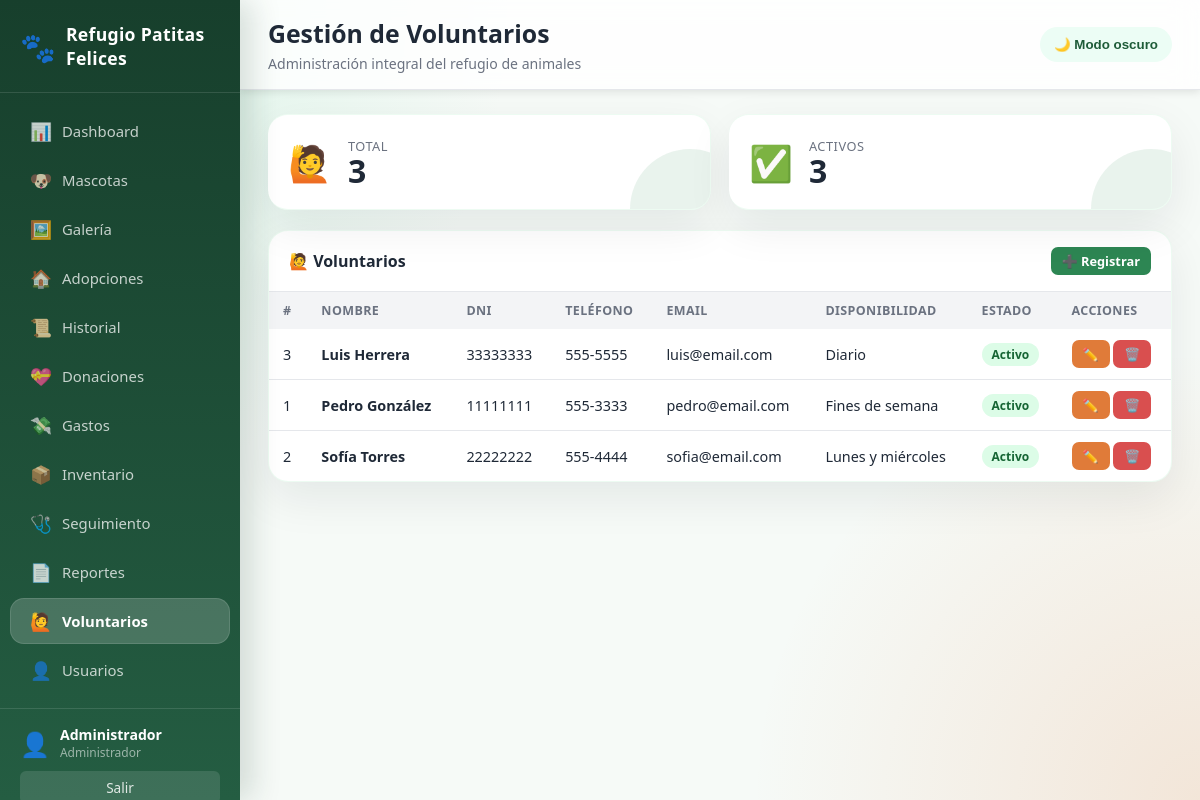
/pages/voluntarios.php (signed in), run on the app's committed database.
### tables this page shows
CREATE TABLE voluntarios (
    id INT AUTO_INCREMENT PRIMARY KEY,
    nombre_completo VARCHAR(150) NOT NULL,
    dni VARCHAR(20) NOT NULL UNIQUE,
    telefono VARCHAR(20),
    email VARCHAR(100),
    direccion VARCHAR(200),
    fecha_ingreso DATE NOT NULL,
    disponibilidad VARCHAR(200),
    habilidades TEXT,
    estado ENUM('activo','inactivo') DEFAULT 'activo',
    creado_en TIMESTAMP DEFAULT CURRENT_TIMESTAMP
);

### includes/config.php (called while the page is built, shortened)
<?php
function e($str) {
    return htmlspecialchars((string)($str ?? ''), ENT_QUOTES, 'UTF-8');
}

### pages/voluntarios.php (the view, shortened to what this page needs)
<?php
require_once '../includes/config.php';
$pdo = conectar();
$accion = $_GET['accion'] ?? 'listar';
$voluntario = [];
include '../includes/header.php';
if ($accion === 'nuevo' || $accion === 'editar'):
$es_editar = $accion === 'editar';
?>
<div class="form-card">
    <h2 style="margin-bottom:20px;"><?= $es_editar ? '✏️ Editar Voluntario' : '➕ Registrar Voluntario' ?></h2>
    <form method="POST">
        <div class="form-grid">
            <div class="form-group">
                <label>Nombre completo *</label>
                <input type="text" name="nombre_completo" value="<?= e($voluntario['nombre_completo'] ?? '') ?>" required>
            </div>
            <div class="form-group">
                <label>CI/DNI *</label>
                <input type="text" name="dni" value="<?= e($voluntario['dni'] ?? '') ?>" required>
            </div>
            <div class="form-group">
                <label>Teléfono</label>
                <input type="text" name="telefono" value="<?= e($voluntario['telefono'] ?? '') ?>">
            </div>
            <div class="form-group">
                <label>Email</label>
                <input type="email" name="email" value="<?= e($voluntario['email'] ?? '') ?>">
            </div>
            <div class="form-group">
                <label>Dirección</label>
                <input type="text" name="direccion" value="<?= e($voluntario['direccion'] ?? '') ?>">
            </div>
            <div class="form-group">
                <label>Fecha de Ingreso *</label>
                <input type="date" name="fecha_ingreso" value="<?= e($voluntario['fecha_ingreso'] ?? date('Y-m-d')) ?>" required>
            </div>
            <div class="form-group">
                <label>Disponibilidad</label>
                <input type="text" name="disponibilidad" placeholder="Ej: Fines de semana" value="<?= e($voluntario['disponibilidad'] ?? '') ?>">
            </div>
            <div class="form-group">
                <label>Estado</label>
                <select name="estado">
                    <option value="activo"   <?= ($voluntario['estado']??'activo')==='activo'  ?'selected':'' ?>>Activo</option>
                    <option value="inactivo" <?= ($voluntario['estado']??'')==='inactivo'?'selected':'' ?>>Inactivo</option>
                </select>
            </div>
            <div class="form-group full">
                <label>Habilidades</label>
                <textarea name="habilidades" placeholder="Ej: Cuidado animal, primeros auxilios, transporte..."><?= e($voluntario['habilidades'] ?? '') ?></textarea>
            </div>
        </div>
        <div class="form-actions">
            <button type="submit" name="guardar" class="btn btn-primary">
                <?= $es_editar ? '💾 Guardar Cambios' : '➕ Registrar' ?>
            </button>
            <a href="voluntarios.php" class="btn btn-secondary">Cancelar</a>
        </div>
    </form>
</div>
<?php else:
$voluntarios = $pdo->query("SELECT * FROM voluntarios ORDER BY nombre_completo")->fetchAll();
$activos     = count(array_filter($voluntarios, fn($v) => $v['estado'] === 'activo'));
?>
<div class="stats-grid" style="margin-bottom:20px;">
    <div class="stat-card">
        <div class="stat-icon">🙋</div>
        <div><div class="stat-label">Total</div><div class="stat-value"><?= count($voluntarios) ?></div></div>
    </div>
    <div class="stat-card naranja">
        <div class="stat-icon">✅</div>
        <div><div class="stat-label">Activos</div><div class="stat-value"><?= $activos ?></div></div>
    </div>
</div>
<div class="card">
    <div class="card-header">
        <h2>🙋 Voluntarios</h2>
        <a href="voluntarios.php?accion=nuevo" class="btn btn-primary btn-sm">➕ Registrar</a>
    </div>
    <div class="table-wrap">
        <table>
            <thead>
                <tr><th>#</th><th>Nombre</th><th>DNI</th><th>Teléfono</th><th>Email</th><th>Disponibilidad</th><th>Estado</th><th>Acciones</th></tr>
            </thead>
            <tbody>
            <?php foreach ($voluntarios as $v): ?>
            <tr>
                <td><?= $v['id'] ?></td>
                <td><strong><?= e($v['nombre_completo']) ?></strong></td>
                <td><?= e($v['dni']) ?></td>
                <td><?= e($v['telefono']) ?></td>
                <td><?= e($v['email']) ?></td>
                <td><?= e($v['disponibilidad']) ?: '-' ?></td>
                <td>
                    <span class="badge <?= $v['estado']==='activo'?'badge-verde':'badge-gris' ?>">
                        <?= ucfirst($v['estado']) ?>
                    </span>
                </td>
                <td>
                    <a href="voluntarios.php?accion=editar&id=<?= $v['id'] ?>" class="btn btn-warning btn-sm">✏️</a>
                    <a href="voluntarios.php?accion=eliminar&id=<?= $v['id'] ?>"
                       class="btn btn-danger btn-sm"
                       onclick="return confirm('¿Eliminar voluntario?')">🗑️</a>
                </td>
            </tr>
            <?php endforeach; ?>
            </tbody>
        </table>
    </div>
</div>
<?php endif; ?>
<?php include '../includes/footer.php'; ?>

### css/style.css (style rules this page uses)
*, *::before, *::after { box-sizing: border-box; margin: 0; padding: 0; }
:root { --verde: #2d8653; --verde-light:#e8f5ee; --verde-dark: #1e5c38; --naranja: #e07b39; --azul: #3a7bd5; --rojo: #d94f4f; --gris: #6b7280; --gris-light: #f3f4f6; --blanco: #ffffff; --texto: #1f2937; --borde: #e5e7eb; --sombra: 0 2px 8px rgba(0,0,0,.10); --sidebar-w: 240px; }
body { font-family: 'Segoe UI', system-ui, sans-serif; background: var(--gris-light); color: var(--texto); display: flex; min-height: 100vh; }
.stats-grid { display: grid; grid-template-columns: repeat(auto-fit, minmax(200px, 1fr)); gap: 18px; margin-bottom: 28px; }
.stat-card { background: var(--blanco); border-radius: 10px; padding: 22px 20px; box-shadow: var(--sombra); display: flex; align-items: center; gap: 16px; border-left: 4px solid var(--verde); }
.stat-card.naranja { border-left-color: var(--naranja); }
.stat-icon { font-size: 2.2rem; }
.stat-label { font-size: .8rem; color: var(--gris); text-transform: uppercase; letter-spacing: .5px; }
.stat-value { font-size: 2rem; font-weight: 800; color: var(--texto); line-height: 1; }
.card { background: var(--blanco); border-radius: 10px; box-shadow: var(--sombra); overflow: hidden; margin-bottom: 24px; }
.card-header { display: flex; align-items: center; justify-content: space-between; padding: 16px 20px; border-bottom: 1px solid var(--borde); }
.card-header h2 { font-size: 1rem; font-weight: 700; }
.table-wrap { overflow-x: auto; }
table { width: 100%; border-collapse: collapse; font-size: .9rem; }
thead { background: var(--gris-light); }
th { padding: 10px 14px; text-align: left; font-size: .78rem; text-transform: uppercase; color: var(--gris); letter-spacing: .4px; }
td { padding: 11px 14px; border-bottom: 1px solid var(--borde); vertical-align: middle; }
tr:last-child td { border-bottom: none; }
.badge { display: inline-block; padding: 3px 10px; border-radius: 20px; font-size: .75rem; font-weight: 600; }
.badge-verde { background: #dcfce7; color: #166534; }
.btn { display: inline-flex; align-items: center; gap: 6px; padding: 8px 16px; border-radius: 7px; font-size: .88rem; font-weight: 600; border: none; cursor: pointer; text-decoration: none; transition: opacity .15s, transform .1s; }
.btn-primary { background: var(--verde); color: #fff; }
.btn-danger { background: var(--rojo); color: #fff; }
.btn-warning { background: var(--naranja); color: #fff; }
.btn-sm { padding: 5px 11px; font-size: .8rem; }
:root { --menta: #9be7c4; --crema: #fff7ed; --lila: #a78bfa; --panel: rgba(255,255,255,.86); --gradiente: linear-gradient(135deg, #164e38 0%, #2d8653 45%, #e07b39 100%); }
body { background: radial-gradient(circle at top left, rgba(155,231,196,.35), transparent 32rem), radial-gradient(circle at bottom right, rgba(224,123,57,.16), transparent 28rem), #f6faf7; }
.card, .form-card, .stat-card { border: 1px solid rgba(34, 197, 94, .08); border-radius: 20px; box-shadow: 0 16px 45px rgba(15, 23, 42, .08); }
.stat-card { border-left: 0; position: relative; overflow: hidden; }
.stat-card::after { content: ""; position: absolute; inset: auto -40px -60px auto; width: 120px; height: 120px; border-radius: 50%; background: rgba(45,134,83,.10); }

### data on the page
voluntarios: id "3", nombre_completo "Luis Herrera", dni "33333333", telefono "555-5555", email "luis@email.com", disponibilidad "Diario", estado "Activo"
voluntarios: id "1", nombre_completo "Pedro González", dni "11111111", telefono "555-3333", email "pedro@email.com", disponibilidad "Fines de semana", estado "Activo"
voluntarios: id "2", nombre_completo "Sofía Torres", dni "22222222", telefono "555-4444", email "sofia@email.com", disponibilidad "Lunes y miércoles", estado "Activo"

### other printed values
SITE_NAME "Refugio Patitas Felices"
$_SESSION['nombre'] "Administrador"
$_SESSION['rol'] "Administrador"
$titulo "Gestión de Voluntarios"
count($voluntarios) "3"
$activos "3"
